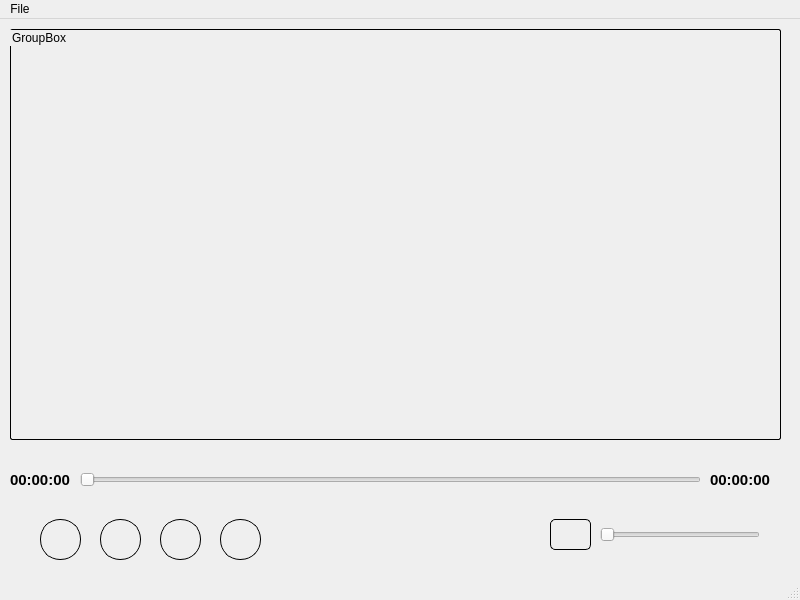
<?xml version="1.0" encoding="UTF-8"?>
<ui version="4.0">
 <class>MainWindow</class>
 <widget class="QMainWindow" name="MainWindow">
  <property name="geometry">
   <rect>
    <x>0</x>
    <y>0</y>
    <width>800</width>
    <height>600</height>
   </rect>
  </property>
  <property name="windowTitle">
   <string>MainWindow</string>
  </property>
  <widget class="QWidget" name="centralwidget">
   <widget class="QGroupBox" name="groupBox">
    <property name="geometry">
     <rect>
      <x>10</x>
      <y>10</y>
      <width>771</width>
      <height>411</height>
     </rect>
    </property>
    <property name="styleSheet">
     <string notr="true">QGroupBox{
border-radius: 2px;
border: 1px solid black;

}</string>
    </property>
    <property name="title">
     <string>GroupBox</string>
    </property>
   </widget>
   <widget class="QPushButton" name="pushButton_pause_play">
    <property name="geometry">
     <rect>
      <x>40</x>
      <y>500</y>
      <width>41</width>
      <height>41</height>
     </rect>
    </property>
    <property name="styleSheet">
     <string notr="true">QPushButton{
border-radius:  20px;
border: 1px solid black;
}</string>
    </property>
    <property name="text">
     <string/>
    </property>
   </widget>
   <widget class="QPushButton" name="pushButton_stop">
    <property name="geometry">
     <rect>
      <x>100</x>
      <y>500</y>
      <width>41</width>
      <height>41</height>
     </rect>
    </property>
    <property name="styleSheet">
     <string notr="true">QPushButton{
border-radius:  20px;
border: 1px solid black;
}</string>
    </property>
    <property name="text">
     <string/>
    </property>
   </widget>
   <widget class="QPushButton" name="pushButton_seek_backward">
    <property name="geometry">
     <rect>
      <x>160</x>
      <y>500</y>
      <width>41</width>
      <height>41</height>
     </rect>
    </property>
    <property name="styleSheet">
     <string notr="true">QPushButton{
border-radius:  20px;
border: 1px solid black;
}</string>
    </property>
    <property name="text">
     <string/>
    </property>
   </widget>
   <widget class="QPushButton" name="pushButton_seek_forward">
    <property name="geometry">
     <rect>
      <x>220</x>
      <y>500</y>
      <width>41</width>
      <height>41</height>
     </rect>
    </property>
    <property name="styleSheet">
     <string notr="true">QPushButton{
border-radius:  20px;
border: 1px solid black;
}</string>
    </property>
    <property name="text">
     <string/>
    </property>
   </widget>
   <widget class="QSlider" name="horizontalSlider_Duration">
    <property name="geometry">
     <rect>
      <x>80</x>
      <y>440</y>
      <width>621</width>
      <height>41</height>
     </rect>
    </property>
    <property name="orientation">
     <enum>Qt::Orientation::Horizontal</enum>
    </property>
   </widget>
   <widget class="QSlider" name="horizontalSlider_volume">
    <property name="geometry">
     <rect>
      <x>600</x>
      <y>495</y>
      <width>160</width>
      <height>41</height>
     </rect>
    </property>
    <property name="orientation">
     <enum>Qt::Orientation::Horizontal</enum>
    </property>
   </widget>
   <widget class="QLabel" name="label_total_time">
    <property name="geometry">
     <rect>
      <x>710</x>
      <y>450</y>
      <width>91</width>
      <height>21</height>
     </rect>
    </property>
    <property name="styleSheet">
     <string notr="true">QLabel{
color: black;
font-size:15px;
font-weight:600;
}</string>
    </property>
    <property name="text">
     <string>00:00:00</string>
    </property>
   </widget>
   <widget class="QLabel" name="label_current_time">
    <property name="geometry">
     <rect>
      <x>10</x>
      <y>450</y>
      <width>91</width>
      <height>21</height>
     </rect>
    </property>
    <property name="styleSheet">
     <string notr="true">QLabel{
color: black;
font-size:15px;
font-weight:600;
}</string>
    </property>
    <property name="text">
     <string>00:00:00</string>
    </property>
   </widget>
   <widget class="QPushButton" name="pushButton_volume">
    <property name="geometry">
     <rect>
      <x>550</x>
      <y>500</y>
      <width>41</width>
      <height>31</height>
     </rect>
    </property>
    <property name="styleSheet">
     <string notr="true">QPushButton{
border-radius: 5px;
border: 1px solid black;
}</string>
    </property>
    <property name="text">
     <string/>
    </property>
   </widget>
  </widget>
  <widget class="QMenuBar" name="menubar">
   <property name="geometry">
    <rect>
     <x>0</x>
     <y>0</y>
     <width>800</width>
     <height>23</height>
    </rect>
   </property>
   <widget class="QMenu" name="menuFile">
    <property name="title">
     <string>File</string>
    </property>
    <addaction name="actionOpen_Video"/>
   </widget>
   <addaction name="menuFile"/>
  </widget>
  <widget class="QStatusBar" name="statusbar"/>
  <action name="actionOpen_Video">
   <property name="text">
    <string>Open Video </string>
   </property>
  </action>
 </widget>
 <resources/>
 <connections/>
</ui>
